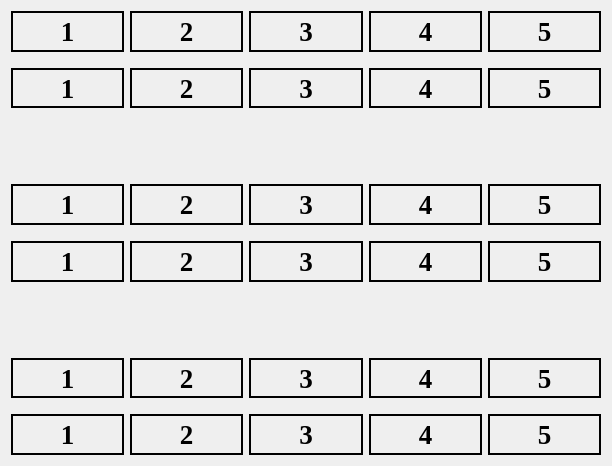
  <widget class="QWidget" name="gridLayoutWidget">
   <property name="geometry">
    <rect>
     <x>290</x>
     <y>140</y>
     <width>612</width>
     <height>466</height>
    </rect>
   </property>
   <property name="font">
    <font>
     <family>Times New Roman</family>
     <pointsize>20</pointsize>
    </font>
   </property>
   <layout class="QGridLayout" name="gridLayout">
    <item row="5" column="1">
     <spacer name="verticalSpacer_4">
      <property name="font">
       <font>
        <family>Times New Roman</family>
        <pointsize>20</pointsize>
       </font>
      </property>
      <property name="orientation">
       <enum>Qt::Vertical</enum>
      </property>
      <property name="sizeType">
       <enum>QSizePolicy::Fixed</enum>
      </property>
      <property name="sizeHint" stdset="0">
       <size>
        <width>10</width>
        <height>10</height>
       </size>
      </property>
     </spacer>
    </item>
    <item row="0" column="2">
     <widget class="QLabel" name="label_3">
      <property name="font">
       <font>
        <family>Times New Roman</family>
        <pointsize>20</pointsize>
        <weight>75</weight>
        <italic>false</italic>
        <bold>true</bold>
        <underline>false</underline>
        <strikeout>false</strikeout>
       </font>
      </property>
      <property name="cursor">
       <cursorShape>PointingHandCursor</cursorShape>
      </property>
      <property name="frameShape">
       <enum>QFrame::Box</enum>
      </property>
      <property name="frameShadow">
       <enum>QFrame::Plain</enum>
      </property>
      <property name="lineWidth">
       <number>2</number>
      </property>
      <property name="midLineWidth">
       <number>0</number>
      </property>
      <property name="text">
       <string>3</string>
      </property>
      <property name="alignment">
       <set>Qt::AlignCenter</set>
      </property>
     </widget>
    </item>
    <item row="6" column="3">
     <widget class="QLabel" name="label_19">
      <property name="font">
       <font>
        <family>Times New Roman</family>
        <pointsize>20</pointsize>
        <weight>75</weight>
        <italic>false</italic>
        <bold>true</bold>
        <underline>false</underline>
        <strikeout>false</strikeout>
       </font>
      </property>
      <property name="cursor">
       <cursorShape>PointingHandCursor</cursorShape>
      </property>
      <property name="frameShape">
       <enum>QFrame::Box</enum>
      </property>
      <property name="frameShadow">
       <enum>QFrame::Plain</enum>
      </property>
      <property name="lineWidth">
       <number>2</number>
      </property>
      <property name="midLineWidth">
       <number>0</number>
      </property>
      <property name="text">
       <string>4</string>
      </property>
      <property name="alignment">
       <set>Qt::AlignCenter</set>
      </property>
     </widget>
    </item>
    <item row="4" column="2">
     <widget class="QLabel" name="label_13">
      <property name="font">
       <font>
        <family>Times New Roman</family>
        <pointsize>20</pointsize>
        <weight>75</weight>
        <italic>false</italic>
        <bold>true</bold>
        <underline>false</underline>
        <strikeout>false</strikeout>
       </font>
      </property>
      <property name="cursor">
       <cursorShape>PointingHandCursor</cursorShape>
      </property>
      <property name="frameShape">
       <enum>QFrame::Box</enum>
      </property>
      <property name="frameShadow">
       <enum>QFrame::Plain</enum>
      </property>
      <property name="lineWidth">
       <number>2</number>
      </property>
      <property name="midLineWidth">
       <number>0</number>
      </property>
      <property name="text">
       <string>3</string>
      </property>
      <property name="alignment">
       <set>Qt::AlignCenter</set>
      </property>
     </widget>
    </item>
    <item row="8" column="4">
     <widget class="QLabel" name="label_25">
      <property name="font">
       <font>
        <family>Times New Roman</family>
        <pointsize>20</pointsize>
        <weight>75</weight>
        <italic>false</italic>
        <bold>true</bold>
        <underline>false</underline>
        <strikeout>false</strikeout>
       </font>
      </property>
      <property name="cursor">
       <cursorShape>PointingHandCursor</cursorShape>
      </property>
      <property name="frameShape">
       <enum>QFrame::Box</enum>
      </property>
      <property name="frameShadow">
       <enum>QFrame::Plain</enum>
      </property>
      <property name="lineWidth">
       <number>2</number>
      </property>
      <property name="midLineWidth">
       <number>0</number>
      </property>
      <property name="text">
       <string>5</string>
      </property>
      <property name="alignment">
       <set>Qt::AlignCenter</set>
      </property>
     </widget>
    </item>
    <item row="3" column="1">
     <spacer name="verticalSpacer">
      <property name="font">
       <font>
        <family>Times New Roman</family>
        <pointsize>20</pointsize>
       </font>
      </property>
      <property name="orientation">
       <enum>Qt::Vertical</enum>
      </property>
      <property name="sizeType">
       <enum>QSizePolicy::Minimum</enum>
      </property>
      <property name="sizeHint" stdset="0">
       <size>
        <width>20</width>
        <height>70</height>
       </size>
      </property>
     </spacer>
    </item>
    <item row="10" column="3">
     <widget class="QLabel" name="label_29">
      <property name="font">
       <font>
        <family>Times New Roman</family>
        <pointsize>20</pointsize>
        <weight>75</weight>
        <italic>false</italic>
        <bold>true</bold>
        <underline>false</underline>
        <strikeout>false</strikeout>
       </font>
      </property>
      <property name="cursor">
       <cursorShape>PointingHandCursor</cursorShape>
      </property>
      <property name="frameShape">
       <enum>QFrame::Box</enum>
      </property>
      <property name="frameShadow">
       <enum>QFrame::Plain</enum>
      </property>
      <property name="lineWidth">
       <number>2</number>
      </property>
      <property name="midLineWidth">
       <number>0</number>
      </property>
      <property name="text">
       <string>4</string>
      </property>
      <property name="alignment">
       <set>Qt::AlignCenter</set>
      </property>
     </widget>
    </item>
    <item row="0" column="3">
     <widget class="QLabel" name="label_4">
      <property name="font">
       <font>
        <family>Times New Roman</family>
        <pointsize>20</pointsize>
        <weight>75</weight>
        <italic>false</italic>
        <bold>true</bold>
        <underline>false</underline>
        <strikeout>false</strikeout>
       </font>
      </property>
      <property name="cursor">
       <cursorShape>PointingHandCursor</cursorShape>
      </property>
      <property name="frameShape">
       <enum>QFrame::Box</enum>
      </property>
      <property name="frameShadow">
       <enum>QFrame::Plain</enum>
      </property>
      <property name="lineWidth">
       <number>2</number>
      </property>
      <property name="midLineWidth">
       <number>0</number>
      </property>
      <property name="text">
       <string>4</string>
      </property>
      <property name="alignment">
       <set>Qt::AlignCenter</set>
      </property>
     </widget>
    </item>
    <item row="8" column="1">
     <widget class="QLabel" name="label_22">
      <property name="font">
       <font>
        <family>Times New Roman</family>
        <pointsize>20</pointsize>
        <weight>75</weight>
        <italic>false</italic>
        <bold>true</bold>
        <underline>false</underline>
        <strikeout>false</strikeout>
       </font>
      </property>
      <property name="cursor">
       <cursorShape>PointingHandCursor</cursorShape>
      </property>
      <property name="frameShape">
       <enum>QFrame::Box</enum>
      </property>
      <property name="frameShadow">
       <enum>QFrame::Plain</enum>
      </property>
      <property name="lineWidth">
       <number>2</number>
      </property>
      <property name="midLineWidth">
       <number>0</number>
      </property>
      <property name="text">
       <string>2</string>
      </property>
      <property name="alignment">
       <set>Qt::AlignCenter</set>
      </property>
     </widget>
    </item>
    <item row="4" column="3">
     <widget class="QLabel" name="label_14">
      <property name="font">
       <font>
        <family>Times New Roman</family>
        <pointsize>20</pointsize>
        <weight>75</weight>
        <italic>false</italic>
        <bold>true</bold>
        <underline>false</underline>
        <strikeout>false</strikeout>
       </font>
      </property>
      <property name="cursor">
       <cursorShape>PointingHandCursor</cursorShape>
      </property>
      <property name="frameShape">
       <enum>QFrame::Box</enum>
      </property>
      <property name="frameShadow">
       <enum>QFrame::Plain</enum>
      </property>
      <property name="lineWidth">
       <number>2</number>
      </property>
      <property name="midLineWidth">
       <number>0</number>
      </property>
      <property name="text">
       <string>4</string>
      </property>
      <property name="alignment">
       <set>Qt::AlignCenter</set>
      </property>
     </widget>
    </item>
    <item row="10" column="1">
     <widget class="QLabel" name="label_27">
      <property name="font">
       <font>
        <family>Times New Roman</family>
        <pointsize>20</pointsize>
        <weight>75</weight>
        <italic>false</italic>
        <bold>true</bold>
        <underline>false</underline>
        <strikeout>false</strikeout>
       </font>
      </property>
      <property name="cursor">
       <cursorShape>PointingHandCursor</cursorShape>
      </property>
      <property name="frameShape">
       <enum>QFrame::Box</enum>
      </property>
      <property name="frameShadow">
       <enum>QFrame::Plain</enum>
      </property>
      <property name="lineWidth">
       <number>2</number>
      </property>
      <property name="midLineWidth">
       <number>0</number>
      </property>
      <property name="text">
       <string>2</string>
      </property>
      <property name="alignment">
       <set>Qt::AlignCenter</set>
      </property>
     </widget>
    </item>
    <item row="0" column="1">
     <widget class="QLabel" name="label_2">
      <property name="font">
       <font>
        <family>Times New Roman</family>
        <pointsize>20</pointsize>
        <weight>75</weight>
        <italic>false</italic>
        <bold>true</bold>
        <underline>false</underline>
        <strikeout>false</strikeout>
       </font>
      </property>
      <property name="cursor">
       <cursorShape>PointingHandCursor</cursorShape>
      </property>
      <property name="frameShape">
       <enum>QFrame::Box</enum>
      </property>
      <property name="frameShadow">
       <enum>QFrame::Plain</enum>
      </property>
      <property name="lineWidth">
       <number>2</number>
      </property>
      <property name="midLineWidth">
       <number>0</number>
      </property>
      <property name="text">
       <string>2</string>
      </property>
      <property name="alignment">
       <set>Qt::AlignCenter</set>
      </property>
     </widget>
    </item>
    <item row="4" column="1">
     <widget class="QLabel" name="label_12">
      <property name="font">
       <font>
        <family>Times New Roman</family>
        <pointsize>20</pointsize>
        <weight>75</weight>
        <italic>false</italic>
        <bold>true</bold>
        <underline>false</underline>
        <strikeout>false</strikeout>
       </font>
      </property>
      <property name="cursor">
       <cursorShape>PointingHandCursor</cursorShape>
      </property>
      <property name="frameShape">
       <enum>QFrame::Box</enum>
      </property>
      <property name="frameShadow">
       <enum>QFrame::Plain</enum>
      </property>
      <property name="lineWidth">
       <number>2</number>
      </property>
      <property name="midLineWidth">
       <number>0</number>
      </property>
      <property name="text">
       <string>2</string>
      </property>
      <property name="alignment">
       <set>Qt::AlignCenter</set>
      </property>
     </widget>
    </item>
    <item row="0" column="4">
     <widget class="QLabel" name="label_5">
      <property name="font">
       <font>
        <family>Times New Roman</family>
        <pointsize>20</pointsize>
        <weight>75</weight>
        <italic>false</italic>
        <bold>true</bold>
        <underline>false</underline>
        <strikeout>false</strikeout>
       </font>
      </property>
      <property name="cursor">
       <cursorShape>PointingHandCursor</cursorShape>
      </property>
      <property name="frameShape">
       <enum>QFrame::Box</enum>
      </property>
      <property name="frameShadow">
       <enum>QFrame::Plain</enum>
      </property>
      <property name="lineWidth">
       <number>2</number>
      </property>
      <property name="midLineWidth">
       <number>0</number>
      </property>
      <property name="text">
       <string>5</string>
      </property>
      <property name="alignment">
       <set>Qt::AlignCenter</set>
      </property>
     </widget>
    </item>
    <item row="6" column="0">
     <widget class="QLabel" name="label_16">
      <property name="font">
       <font>
        <family>Times New Roman</family>
        <pointsize>20</pointsize>
        <weight>75</weight>
        <italic>false</italic>
        <bold>true</bold>
        <underline>false</underline>
        <strikeout>false</strikeout>
       </font>
      </property>
      <property name="cursor">
       <cursorShape>PointingHandCursor</cursorShape>
      </property>
      <property name="frameShape">
       <enum>QFrame::Box</enum>
      </property>
      <property name="frameShadow">
       <enum>QFrame::Plain</enum>
      </property>
      <property name="lineWidth">
       <number>2</number>
      </property>
      <property name="midLineWidth">
       <number>0</number>
      </property>
      <property name="text">
       <string>1</string>
      </property>
      <property name="alignment">
       <set>Qt::AlignCenter</set>
      </property>
     </widget>
    </item>
    <item row="8" column="2">
     <widget class="QLabel" name="label_23">
      <property name="font">
       <font>
        <family>Times New Roman</family>
        <pointsize>20</pointsize>
        <weight>75</weight>
        <italic>false</italic>
        <bold>true</bold>
        <underline>false</underline>
        <strikeout>false</strikeout>
       </font>
      </property>
      <property name="cursor">
       <cursorShape>PointingHandCursor</cursorShape>
      </property>
      <property name="frameShape">
       <enum>QFrame::Box</enum>
      </property>
      <property name="frameShadow">
       <enum>QFrame::Plain</enum>
      </property>
      <property name="lineWidth">
       <number>2</number>
      </property>
      <property name="midLineWidth">
       <number>0</number>
      </property>
      <property name="text">
       <string>3</string>
      </property>
      <property name="alignment">
       <set>Qt::AlignCenter</set>
      </property>
     </widget>
    </item>
    <item row="0" column="0">
     <widget class="QLabel" name="label_1">
      <property name="font">
       <font>
        <family>Times New Roman</family>
        <pointsize>20</pointsize>
        <weight>75</weight>
        <italic>false</italic>
        <bold>true</bold>
        <underline>false</underline>
        <strikeout>false</strikeout>
       </font>
      </property>
      <property name="cursor">
       <cursorShape>PointingHandCursor</cursorShape>
      </property>
      <property name="frameShape">
       <enum>QFrame::Box</enum>
      </property>
      <property name="frameShadow">
       <enum>QFrame::Plain</enum>
      </property>
      <property name="lineWidth">
       <number>2</number>
      </property>
      <property name="midLineWidth">
       <number>0</number>
      </property>
      <property name="text">
       <string>1</string>
      </property>
      <property name="alignment">
       <set>Qt::AlignCenter</set>
      </property>
     </widget>
    </item>
    <item row="2" column="2">
     <widget class="QLabel" name="label_8">
      <property name="font">
       <font>
        <family>Times New Roman</family>
        <pointsize>20</pointsize>
        <weight>75</weight>
        <italic>false</italic>
        <bold>true</bold>
        <underline>false</underline>
        <strikeout>false</strikeout>
       </font>
      </property>
      <property name="cursor">
       <cursorShape>PointingHandCursor</cursorShape>
      </property>
      <property name="frameShape">
       <enum>QFrame::Box</enum>
      </property>
      <property name="frameShadow">
       <enum>QFrame::Plain</enum>
      </property>
      <property name="lineWidth">
       <number>2</number>
      </property>
      <property name="midLineWidth">
       <number>0</number>
      </property>
      <property name="text">
       <string>3</string>
      </property>
      <property name="alignment">
       <set>Qt::AlignCenter</set>
      </property>
     </widget>
    </item>
    <item row="10" column="0">
     <widget class="QLabel" name="label_26">
      <property name="font">
       <font>
        <family>Times New Roman</family>
        <pointsize>20</pointsize>
        <weight>75</weight>
        <italic>false</italic>
        <bold>true</bold>
        <underline>false</underline>
        <strikeout>false</strikeout>
       </font>
      </property>
      <property name="cursor">
       <cursorShape>PointingHandCursor</cursorShape>
      </property>
      <property name="frameShape">
       <enum>QFrame::Box</enum>
      </property>
      <property name="frameShadow">
       <enum>QFrame::Plain</enum>
      </property>
      <property name="lineWidth">
       <number>2</number>
      </property>
      <property name="midLineWidth">
       <number>0</number>
      </property>
      <property name="text">
       <string>1</string>
      </property>
      <property name="alignment">
       <set>Qt::AlignCenter</set>
      </property>
     </widget>
    </item>
    <item row="2" column="1">
     <widget class="QLabel" name="label_7">
      <property name="font">
       <font>
        <family>Times New Roman</family>
        <pointsize>20</pointsize>
        <weight>75</weight>
        <italic>false</italic>
        <bold>true</bold>
        <underline>false</underline>
        <strikeout>false</strikeout>
       </font>
      </property>
      <property name="cursor">
       <cursorShape>PointingHandCursor</cursorShape>
      </property>
      <property name="frameShape">
       <enum>QFrame::Box</enum>
      </property>
      <property name="frameShadow">
       <enum>QFrame::Plain</enum>
      </property>
      <property name="lineWidth">
       <number>2</number>
      </property>
      <property name="midLineWidth">
       <number>0</number>
      </property>
      <property name="text">
       <string>2</string>
      </property>
      <property name="alignment">
       <set>Qt::AlignCenter</set>
      </property>
     </widget>
    </item>
    <item row="8" column="0">
     <widget class="QLabel" name="label_21">
      <property name="font">
       <font>
        <family>Times New Roman</family>
        <pointsize>20</pointsize>
        <weight>75</weight>
        <italic>false</italic>
        <bold>true</bold>
        <underline>false</underline>
        <strikeout>false</strikeout>
       </font>
      </property>
      <property name="cursor">
       <cursorShape>PointingHandCursor</cursorShape>
      </property>
      <property name="frameShape">
       <enum>QFrame::Box</enum>
      </property>
      <property name="frameShadow">
       <enum>QFrame::Plain</enum>
      </property>
      <property name="lineWidth">
       <number>2</number>
      </property>
      <property name="midLineWidth">
       <number>0</number>
      </property>
      <property name="text">
       <string>1</string>
      </property>
      <property name="alignment">
       <set>Qt::AlignCenter</set>
      </property>
     </widget>
    </item>
    <item row="6" column="1">
     <widget class="QLabel" name="label_17">
      <property name="font">
       <font>
        <family>Times New Roman</family>
        <pointsize>20</pointsize>
        <weight>75</weight>
        <italic>false</italic>
        <bold>true</bold>
        <underline>false</underline>
        <strikeout>false</strikeout>
       </font>
      </property>
      <property name="cursor">
       <cursorShape>PointingHandCursor</cursorShape>
      </property>
      <property name="frameShape">
       <enum>QFrame::Box</enum>
      </property>
      <property name="frameShadow">
       <enum>QFrame::Plain</enum>
      </property>
      <property name="lineWidth">
       <number>2</number>
      </property>
      <property name="midLineWidth">
       <number>0</number>
      </property>
      <property name="text">
       <string>2</string>
      </property>
      <property name="alignment">
       <set>Qt::AlignCenter</set>
      </property>
     </widget>
    </item>
    <item row="6" column="2">
     <widget class="QLabel" name="label_18">
      <property name="font">
       <font>
        <family>Times New Roman</family>
        <pointsize>20</pointsize>
        <weight>75</weight>
        <italic>false</italic>
        <bold>true</bold>
        <underline>false</underline>
        <strikeout>false</strikeout>
       </font>
      </property>
      <property name="cursor">
       <cursorShape>PointingHandCursor</cursorShape>
      </property>
      <property name="frameShape">
       <enum>QFrame::Box</enum>
      </property>
      <property name="frameShadow">
       <enum>QFrame::Plain</enum>
      </property>
      <property name="lineWidth">
       <number>2</number>
      </property>
      <property name="midLineWidth">
       <number>0</number>
      </property>
      <property name="text">
       <string>3</string>
      </property>
      <property name="alignment">
       <set>Qt::AlignCenter</set>
      </property>
     </widget>
    </item>
    <item row="1" column="1">
     <spacer name="verticalSpacer_3">
      <property name="font">
       <font>
        <family>Times New Roman</family>
        <pointsize>20</pointsize>
       </font>
      </property>
      <property name="orientation">
       <enum>Qt::Vertical</enum>
      </property>
      <property name="sizeType">
       <enum>QSizePolicy::Fixed</enum>
      </property>
      <property name="sizeHint" stdset="0">
       <size>
        <width>10</width>
        <height>10</height>
       </size>
      </property>
     </spacer>
    </item>
    <item row="4" column="4">
     <widget class="QLabel" name="label_15">
      <property name="font">
       <font>
        <family>Times New Roman</family>
        <pointsize>20</pointsize>
        <weight>75</weight>
        <italic>false</italic>
        <bold>true</bold>
        <underline>false</underline>
        <strikeout>false</strikeout>
       </font>
      </property>
      <property name="cursor">
       <cursorShape>PointingHandCursor</cursorShape>
      </property>
      <property name="frameShape">
       <enum>QFrame::Box</enum>
      </property>
      <property name="frameShadow">
       <enum>QFrame::Plain</enum>
      </property>
      <property name="lineWidth">
       <number>2</number>
      </property>
      <property name="midLineWidth">
       <number>0</number>
      </property>
      <property name="text">
       <string>5</string>
      </property>
      <property name="alignment">
       <set>Qt::AlignCenter</set>
      </property>
     </widget>
    </item>
    <item row="2" column="4">
     <widget class="QLabel" name="label_10">
      <property name="font">
       <font>
        <family>Times New Roman</family>
        <pointsize>20</pointsize>
        <weight>75</weight>
        <italic>false</italic>
        <bold>true</bold>
        <underline>false</underline>
        <strikeout>false</strikeout>
       </font>
      </property>
      <property name="cursor">
       <cursorShape>PointingHandCursor</cursorShape>
      </property>
      <property name="frameShape">
       <enum>QFrame::Box</enum>
      </property>
      <property name="frameShadow">
       <enum>QFrame::Plain</enum>
      </property>
      <property name="lineWidth">
       <number>2</number>
      </property>
      <property name="midLineWidth">
       <number>0</number>
      </property>
      <property name="text">
       <string>5</string>
      </property>
      <property name="alignment">
       <set>Qt::AlignCenter</set>
      </property>
     </widget>
    </item>
    <item row="10" column="2">
     <widget class="QLabel" name="label_28">
      <property name="font">
       <font>
        <family>Times New Roman</family>
        <pointsize>20</pointsize>
        <weight>75</weight>
        <italic>false</italic>
        <bold>true</bold>
        <underline>false</underline>
        <strikeout>false</strikeout>
       </font>
      </property>
      <property name="cursor">
       <cursorShape>PointingHandCursor</cursorShape>
      </property>
      <property name="frameShape">
       <enum>QFrame::Box</enum>
      </property>
      <property name="frameShadow">
       <enum>QFrame::Plain</enum>
      </property>
      <property name="lineWidth">
       <number>2</number>
      </property>
      <property name="midLineWidth">
       <number>0</number>
      </property>
      <property name="text">
       <string>3</string>
      </property>
      <property name="alignment">
       <set>Qt::AlignCenter</set>
      </property>
     </widget>
    </item>
    <item row="2" column="0">
     <widget class="QLabel" name="label_6">
      <property name="font">
       <font>
        <family>Times New Roman</family>
        <pointsize>20</pointsize>
        <weight>75</weight>
        <italic>false</italic>
        <bold>true</bold>
        <underline>false</underline>
        <strikeout>false</strikeout>
       </font>
      </property>
      <property name="cursor">
       <cursorShape>PointingHandCursor</cursorShape>
      </property>
      <property name="frameShape">
       <enum>QFrame::Box</enum>
      </property>
      <property name="frameShadow">
       <enum>QFrame::Plain</enum>
      </property>
      <property name="lineWidth">
       <number>2</number>
      </property>
      <property name="midLineWidth">
       <number>0</number>
      </property>
      <property name="text">
       <string>1</string>
      </property>
      <property name="alignment">
       <set>Qt::AlignCenter</set>
      </property>
     </widget>
    </item>
    <item row="8" column="3">
     <widget class="QLabel" name="label_24">
      <property name="font">
       <font>
        <family>Times New Roman</family>
        <pointsize>20</pointsize>
        <weight>75</weight>
        <italic>false</italic>
        <bold>true</bold>
        <underline>false</underline>
        <strikeout>false</strikeout>
       </font>
      </property>
      <property name="cursor">
       <cursorShape>PointingHandCursor</cursorShape>
      </property>
      <property name="frameShape">
       <enum>QFrame::Box</enum>
      </property>
      <property name="frameShadow">
       <enum>QFrame::Plain</enum>
      </property>
      <property name="lineWidth">
       <number>2</number>
      </property>
      <property name="midLineWidth">
       <number>0</number>
      </property>
      <property name="text">
       <string>4</string>
      </property>
      <property name="alignment">
       <set>Qt::AlignCenter</set>
      </property>
     </widget>
    </item>
    <item row="9" column="1">
     <spacer name="verticalSpacer_5">
      <property name="font">
       <font>
        <family>Times New Roman</family>
        <pointsize>20</pointsize>
       </font>
      </property>
      <property name="orientation">
       <enum>Qt::Vertical</enum>
      </property>
      <property name="sizeType">
       <enum>QSizePolicy::Fixed</enum>
      </property>
      <property name="sizeHint" stdset="0">
       <size>
        <width>10</width>
        <height>10</height>
       </size>
      </property>
     </spacer>
    </item>
    <item row="4" column="0">
     <widget class="QLabel" name="label_11">
      <property name="font">
       <font>
        <family>Times New Roman</family>
        <pointsize>20</pointsize>
        <weight>75</weight>
        <italic>false</italic>
        <bold>true</bold>
        <underline>false</underline>
        <strikeout>false</strikeout>
       </font>
      </property>
      <property name="cursor">
       <cursorShape>PointingHandCursor</cursorShape>
      </property>
      <property name="frameShape">
       <enum>QFrame::Box</enum>
      </property>
      <property name="frameShadow">
       <enum>QFrame::Plain</enum>
      </property>
      <property name="lineWidth">
       <number>2</number>
      </property>
      <property name="midLineWidth">
       <number>0</number>
      </property>
      <property name="text">
       <string>1</string>
      </property>
      <property name="alignment">
       <set>Qt::AlignCenter</set>
      </property>
     </widget>
    </item>
    <item row="7" column="1">
     <spacer name="verticalSpacer_2">
      <property name="font">
       <font>
        <family>Times New Roman</family>
        <pointsize>20</pointsize>
       </font>
      </property>
      <property name="orientation">
       <enum>Qt::Vertical</enum>
      </property>
      <property name="sizeType">
       <enum>QSizePolicy::Fixed</enum>
      </property>
      <property name="sizeHint" stdset="0">
       <size>
        <width>35</width>
        <height>70</height>
       </size>
      </property>
     </spacer>
    </item>
    <item row="6" column="4">
     <widget class="QLabel" name="label_20">
      <property name="font">
       <font>
        <family>Times New Roman</family>
        <pointsize>20</pointsize>
        <weight>75</weight>
        <italic>false</italic>
        <bold>true</bold>
        <underline>false</underline>
        <strikeout>false</strikeout>
       </font>
      </property>
      <property name="cursor">
       <cursorShape>PointingHandCursor</cursorShape>
      </property>
      <property name="frameShape">
       <enum>QFrame::Box</enum>
      </property>
      <property name="frameShadow">
       <enum>QFrame::Plain</enum>
      </property>
      <property name="lineWidth">
       <number>2</number>
      </property>
      <property name="midLineWidth">
       <number>0</number>
      </property>
      <property name="text">
       <string>5</string>
      </property>
      <property name="alignment">
       <set>Qt::AlignCenter</set>
      </property>
     </widget>
    </item>
    <item row="10" column="4">
     <widget class="QLabel" name="label_30">
      <property name="font">
       <font>
        <family>Times New Roman</family>
        <pointsize>20</pointsize>
        <weight>75</weight>
        <italic>false</italic>
        <bold>true</bold>
        <underline>false</underline>
        <strikeout>false</strikeout>
       </font>
      </property>
      <property name="cursor">
       <cursorShape>PointingHandCursor</cursorShape>
      </property>
      <property name="frameShape">
       <enum>QFrame::Box</enum>
      </property>
      <property name="frameShadow">
       <enum>QFrame::Plain</enum>
      </property>
      <property name="lineWidth">
       <number>2</number>
      </property>
      <property name="midLineWidth">
       <number>0</number>
      </property>
      <property name="text">
       <string>5</string>
      </property>
      <property name="alignment">
       <set>Qt::AlignCenter</set>
      </property>
     </widget>
    </item>
    <item row="2" column="3">
     <widget class="QLabel" name="label_9">
      <property name="font">
       <font>
        <family>Times New Roman</family>
        <pointsize>20</pointsize>
        <weight>75</weight>
        <italic>false</italic>
        <bold>true</bold>
        <underline>false</underline>
        <strikeout>false</strikeout>
       </font>
      </property>
      <property name="cursor">
       <cursorShape>PointingHandCursor</cursorShape>
      </property>
      <property name="frameShape">
       <enum>QFrame::Box</enum>
      </property>
      <property name="frameShadow">
       <enum>QFrame::Plain</enum>
      </property>
      <property name="lineWidth">
       <number>2</number>
      </property>
      <property name="midLineWidth">
       <number>0</number>
      </property>
      <property name="text">
       <string>4</string>
      </property>
      <property name="alignment">
       <set>Qt::AlignCenter</set>
      </property>
     </widget>
    </item>
   </layout>
  </widget>
